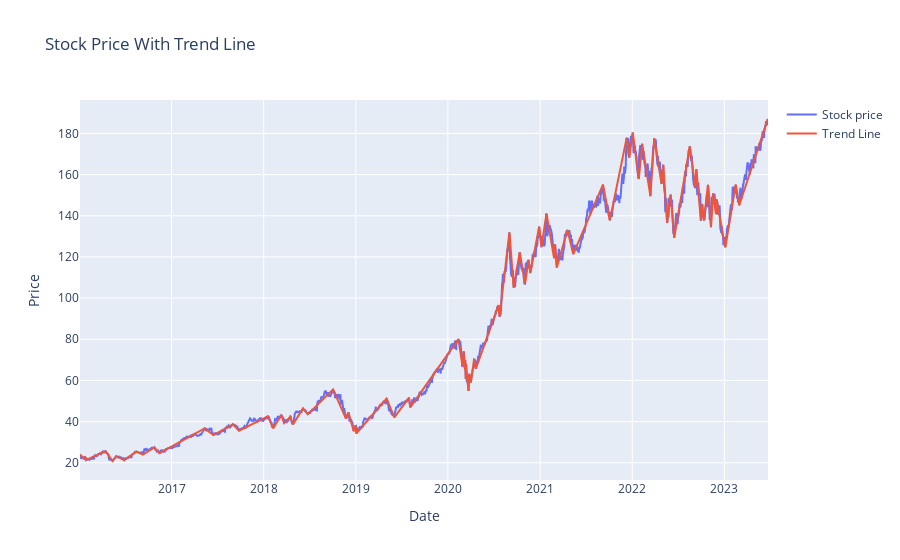

Here is the notebook cell this chart was saved with:
### Code cell
x2, y2 = directional_change(px_arr_,date_arr, 0.05)

fig = go.Figure()

# add the line trace using add_trace() method
fig.add_trace(go.Scatter(x = date_arr, y=px_arr_, mode='lines', name='Stock price'))

# add the scatter trace using add_trace() method
fig.add_trace(go.Scatter(x=x2, y=y2, mode='lines', name='Trend Line'))

# customize the layout
fig.update_layout(title='Stock Price With Trend Line',
                  xaxis_title='Date',
                  yaxis_title='Price')

# show the figure
fig.show()

### Figure 1 — Plotly figure (JSON) as saved in the notebook; plotly's stock layout.template omitted (floating-point values rounded to 4 significant figures; data arrays with more than 128 entries replaced by an {"elided": "..."} marker saying what was removed)
{"data": [{"mode": "lines", "name": "Stock price", "type": "scatter", "x": {"elided": "1881 str values"}, "y": {"elided": "1881 float values"}}, {"mode": "lines", "name": "Trend Line", "type": "scatter", "x": ["2016-01-04", "2016-01-04", "2016-01-21", "2016-01-22", "2016-01-27", "2016-04-14", "2016-05-12", "2016-05-26", "2016-06-27", "2016-08-15", "2016-09-09", "2016-10-25", "2016-11-14", "2017-05-12", "2017-06-16", "2017-09-01", "2017-09-25", "2018-01-18", "2018-02-08", "2018-03-12", "2018-03-23", "2018-04-17", "2018-04-27", "2018-06-06", "2018-06-25", "2018-10-03", "2018-11-23", "2018-12-03", "2018-12-24", "2019-01-02", "2019-01-03", "2019-05-03", "2019-06-03", "2019-07-31", "2019-08-05", "2020-02-12", "2020-02-28", "2020-03-04", "2020-03-09", "2020-03-10", "2020-03-12", "2020-03-13", "2020-03-23", "2020-03-26", "2020-04-01", "2020-04-14", "2020-04-21", "2020-07-20", "2020-07-24", "2020-09-01", "2020-09-18", "2020-10-12", "2020-11-02", "2020-11-16", "2020-11-23", "2020-12-28", "2021-01-06", "2021-01-26", "2021-02-25", "2021-03-01", "2021-03-08", "2021-04-19", "2021-05-12", "2021-09-07", "2021-10-04", "2021-12-10", "2021-12-20", "2022-01-03", "2022-01-27", "2022-02-09", "2022-03-14", "2022-03-29", "2022-04-27", "2022-05-04", "2022-05-19", "2022-06-02", "2022-06-16", "2022-08-17", "2022-09-08", "2022-09-12", "2022-09-30", "2022-10-05", "2022-10-12", "2022-10-28", "2022-11-09", "2022-11-18", "2022-11-29", "2022-12-01", "2023-01-05", "2023-02-15", "2023-03-01", "2023-06-22"], "y": [24.04, 24.04, 21.98, 23.14, 21.32, 25.72, 20.85, 23.18, 21.25, 25.41, 23.94, 27.45, 24.66, 36.72, 33.47, 38.75, 35.56, 42.49, 36.78, 43.25, 39.26, 42.42, 38.63, 46.35, 43.52, 55.64, 41.45, 44.47, 35.33, 37.99, 34.21, 51.16, 42.03, 51.67, 46.9, 80.09, 66.92, 74.11, 65.16, 69.85, 60.76, 68.04, 54.92, 63.26, 58.97, 70.27, 65.69, 96.57, 90.93, 132.0, 105.1, 122.4, 107.0, 118.5, 112.2, 134.7, 124.7, 141.1, 119.4, 126.1, 114.8, 133.1, 121.3, 155.1, 137.7, 177.9, 168.3, 180.4, 157.8, 175.0, 149.5, 177.6, 155.4, 164.8, 136.5, 150.3, 129.3, 173.8, 153.8, 162.7, 137.6, 145.7, 137.7, 155.0, 134.5, 150.9, 140.8, 147.9, 124.7, 155.1, 145.1, 187]}], "layout": {"title": {"text": "Stock Price With Trend Line"}, "xaxis": {"title": {"text": "Date"}}, "yaxis": {"title": {"text": "Price"}}}}
